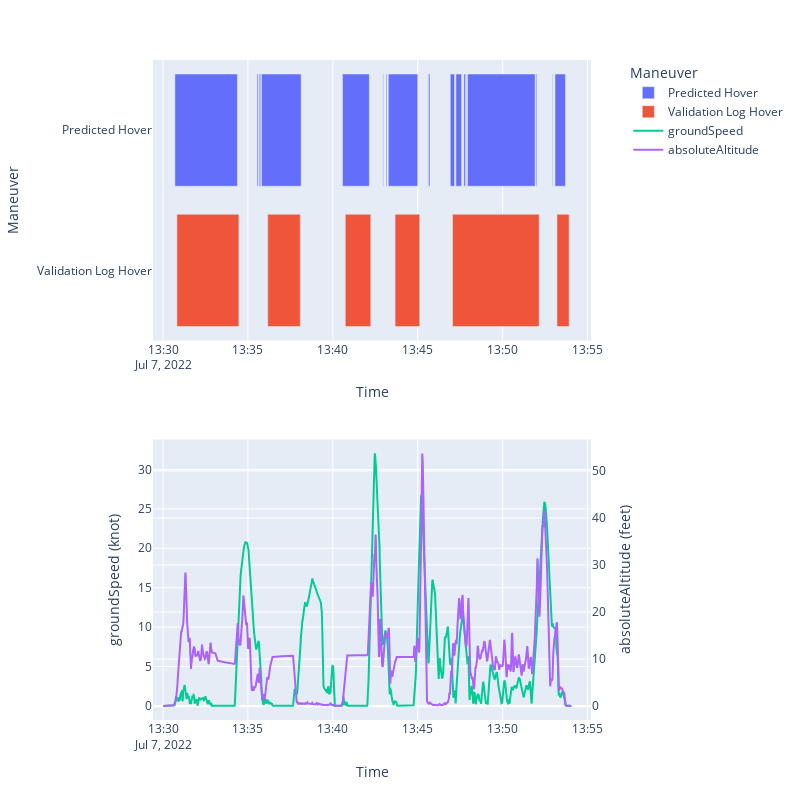

The notebook cell saved with this chart:
### Code cell
import plotly.express as px
import pandas as pd
import numpy as np
from plotly.subplots import make_subplots
import plotly.graph_objects as go


df = pd.DataFrame(arr)

fig2 = px.timeline(df,
                  x_start="Start",
                  x_end="Finish",
                  y="Maneuver",
                  color="Maneuver")

trace1 = go.Scatter(x=validation_file['datetime'],
                    y=validation_file['groundSpeed'],
                   name = 'groundSpeed')
trace2 = go.Scatter(x=validation_file['datetime'],
                    y=validation_file['absoluteAltitude'],
                   name = 'absoluteAltitude')


fig = make_subplots(rows=2,
                    cols=1,
                    figure=fig2,
                    shared_xaxes=True,
                    specs=[[{"secondary_y": False}],
                           [{"secondary_y": True }]
                          ]
                   )
fig.add_trace(trace1, 
              row=2,
              col=1, secondary_y=False, 
              )
fig.add_trace(trace2,
              row=2,
              col=1, secondary_y=True,
              )
fig.update_layout(width=800,
                  height=800,
                  xaxis1_showticklabels=True,
                  xaxis2_showticklabels=True,
                 )

fig.update_xaxes(title_text="Time")
fig.update_yaxes(title_text='''groundSpeed (knot)''',row=2, col=1)
fig.update_yaxes(title_text='''absoluteAltitude (feet)''',row=2, col=1, secondary_y=True)
fig.show()

### Figure 1 — Plotly figure (JSON) as saved in the notebook; plotly's stock layout.template omitted (floating-point values rounded to 4 significant figures; data arrays with more than 128 entries replaced by an {"elided": "..."} marker saying what was removed)
{"data": [{"alignmentgroup": "True", "base": ["2022-07-07T13:30:42", "2022-07-07T13:35:32", "2022-07-07T13:35:40", "2022-07-07T13:35:48", "2022-07-07T13:40:34", "2022-07-07T13:42:57", "2022-07-07T13:43:04", "2022-07-07T13:43:08", "2022-07-07T13:43:16", "2022-07-07T13:45:33", "2022-07-07T13:45:36", "2022-07-07T13:45:38", "2022-07-07T13:46:29", "2022-07-07T13:46:55", "2022-07-07T13:47:15", "2022-07-07T13:47:43", "2022-07-07T13:47:53", "2022-07-07T13:47:56", "2022-07-07T13:51:58", "2022-07-07T13:52:56", "2022-07-07T13:53:05"], "hovertemplate": "Maneuver=%{y}<br>Start=%{base}<br>Finish=%{x}<extra></extra>", "legendgroup": "Predicted Hover", "marker": {"color": "#636efa", "pattern": {"shape": ""}}, "name": "Predicted Hover", "offsetgroup": "Predicted Hover", "orientation": "h", "showlegend": true, "textposition": "auto", "type": "bar", "x": [221000, 4000, 5000, 140000, 95000, 2000, 0, 3000, 104000, 1000, 0, 5000, 0, 15000, 20000, 6000, 1000, 239000, 3000, 2000, 37000], "xaxis": "x", "y": ["Predicted Hover", "Predicted Hover", "Predicted Hover", "Predicted Hover", "Predicted Hover", "Predicted Hover", "Predicted Hover", "Predicted Hover", "Predicted Hover", "Predicted Hover", "Predicted Hover", "Predicted Hover", "Predicted Hover", "Predicted Hover", "Predicted Hover", "Predicted Hover", "Predicted Hover", "Predicted Hover", "Predicted Hover", "Predicted Hover", "Predicted Hover"], "yaxis": "y"}, {"alignmentgroup": "True", "base": ["2022-07-07T13:30:49", "2022-07-07T13:36:10", "2022-07-07T13:40:44", "2022-07-07T13:43:40", "2022-07-07T13:47:03", "2022-07-07T13:53:12"], "hovertemplate": "Maneuver=%{y}<br>Start=%{base}<br>Finish=%{x}<extra></extra>", "legendgroup": "Validation Log Hover", "marker": {"color": "#EF553B", "pattern": {"shape": ""}}, "name": "Validation Log Hover", "offsetgroup": "Validation Log Hover", "orientation": "h", "showlegend": true, "textposition": "auto", "type": "bar", "x": [219000, 115000, 90000, 87000, 306000, 43000], "xaxis": "x", "y": ["Validation Log Hover", "Validation Log Hover", "Validation Log Hover", "Validation Log Hover", "Validation Log Hover", "Validation Log Hover"], "yaxis": "y"}, {"name": "groundSpeed", "type": "scatter", "x": {"elided": "1443 str values"}, "xaxis": "x2", "y": {"elided": "1443 float values"}, "yaxis": "y2"}, {"name": "absoluteAltitude", "type": "scatter", "x": {"elided": "1443 str values"}, "xaxis": "x2", "y": {"elided": "1443 float values"}, "yaxis": "y3"}], "layout": {"barmode": "overlay", "height": 800, "legend": {"title": {"text": "Maneuver"}, "tracegroupgap": 0}, "margin": {"t": 60}, "width": 800, "xaxis": {"anchor": "y", "domain": [0, 0.94], "matches": "x2", "showticklabels": true, "title": {"text": "Time"}, "type": "date"}, "xaxis2": {"anchor": "y2", "domain": [0, 0.94], "showticklabels": true, "title": {"text": "Time"}}, "yaxis": {"anchor": "x", "categoryarray": ["Validation Log Hover", "Predicted Hover"], "categoryorder": "array", "domain": [0.575, 1], "title": {"text": "Maneuver"}}, "yaxis2": {"anchor": "x2", "domain": [0, 0.425], "title": {"text": "groundSpeed (knot)"}}, "yaxis3": {"anchor": "x2", "overlaying": "y2", "side": "right", "title": {"text": "absoluteAltitude (feet)"}}}}
